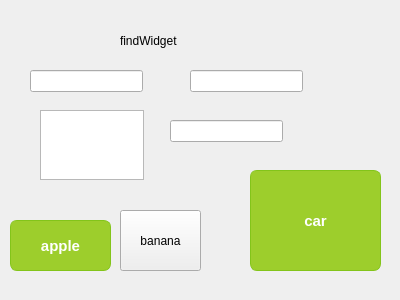
<?xml version="1.0" encoding="UTF-8"?>
<ui version="4.0">
 <class>Find1</class>
 <widget class="QWidget" name="Find1">
  <property name="geometry">
   <rect>
    <x>0</x>
    <y>0</y>
    <width>400</width>
    <height>300</height>
   </rect>
  </property>
  <property name="windowTitle">
   <string>Find1</string>
  </property>
  <widget class="QPushButton" name="pushButton">
   <property name="geometry">
    <rect>
     <x>10</x>
     <y>220</y>
     <width>101</width>
     <height>51</height>
    </rect>
   </property>
   <property name="focusPolicy">
    <enum>Qt::NoFocus</enum>
   </property>
   <property name="styleSheet">
    <string notr="true">QPushButton
{ 
    background-color:#9dce2c;
    border-radius:7px;
    border:1px solid #83c41a;
    color:#ffffff;
    font-size:15px;
    font-weight:bold;
    padding:4px 24px;
    text-decoration:none;
}
QPushButton:pressed
{
    border:2px solid black;
}</string>
   </property>
   <property name="text">
    <string>apple</string>
   </property>
   <property name="autoDefault">
    <bool>false</bool>
   </property>
   <property name="flat">
    <bool>false</bool>
   </property>
  </widget>
  <widget class="QPushButton" name="pushButton_2">
   <property name="geometry">
    <rect>
     <x>120</x>
     <y>210</y>
     <width>81</width>
     <height>61</height>
    </rect>
   </property>
   <property name="focusPolicy">
    <enum>Qt::NoFocus</enum>
   </property>
   <property name="text">
    <string>banana</string>
   </property>
  </widget>
  <widget class="QLineEdit" name="input1">
   <property name="geometry">
    <rect>
     <x>30</x>
     <y>70</y>
     <width>113</width>
     <height>22</height>
    </rect>
   </property>
  </widget>
  <widget class="QLineEdit" name="input2">
   <property name="geometry">
    <rect>
     <x>190</x>
     <y>70</y>
     <width>113</width>
     <height>22</height>
    </rect>
   </property>
  </widget>
  <widget class="QLabel" name="label">
   <property name="geometry">
    <rect>
     <x>120</x>
     <y>30</y>
     <width>121</width>
     <height>21</height>
    </rect>
   </property>
   <property name="text">
    <string>findWidget</string>
   </property>
  </widget>
  <widget class="QTextEdit" name="textEdit">
   <property name="geometry">
    <rect>
     <x>40</x>
     <y>110</y>
     <width>104</width>
     <height>70</height>
    </rect>
   </property>
  </widget>
  <widget class="QLineEdit" name="lineEdit">
   <property name="geometry">
    <rect>
     <x>170</x>
     <y>120</y>
     <width>113</width>
     <height>22</height>
    </rect>
   </property>
  </widget>
  <widget class="QPushButton" name="pushButton_3">
   <property name="geometry">
    <rect>
     <x>250</x>
     <y>170</y>
     <width>131</width>
     <height>101</height>
    </rect>
   </property>
   <property name="focusPolicy">
    <enum>Qt::NoFocus</enum>
   </property>
   <property name="styleSheet">
    <string notr="true">QPushButton
{ 
    background-color:#9dce2c;
    border-radius:7px;
    border:1px solid #83c41a;
    color:#ffffff;
    font-size:15px;
    font-weight:bold;
    padding:4px 24px;
    text-decoration:none;
}
QPushButton:pressed
{
    border:2px solid black;
}
</string>
   </property>
   <property name="text">
    <string>car</string>
   </property>
  </widget>
 </widget>
 <layoutdefault spacing="6" margin="11"/>
 <resources/>
 <connections/>
</ui>
